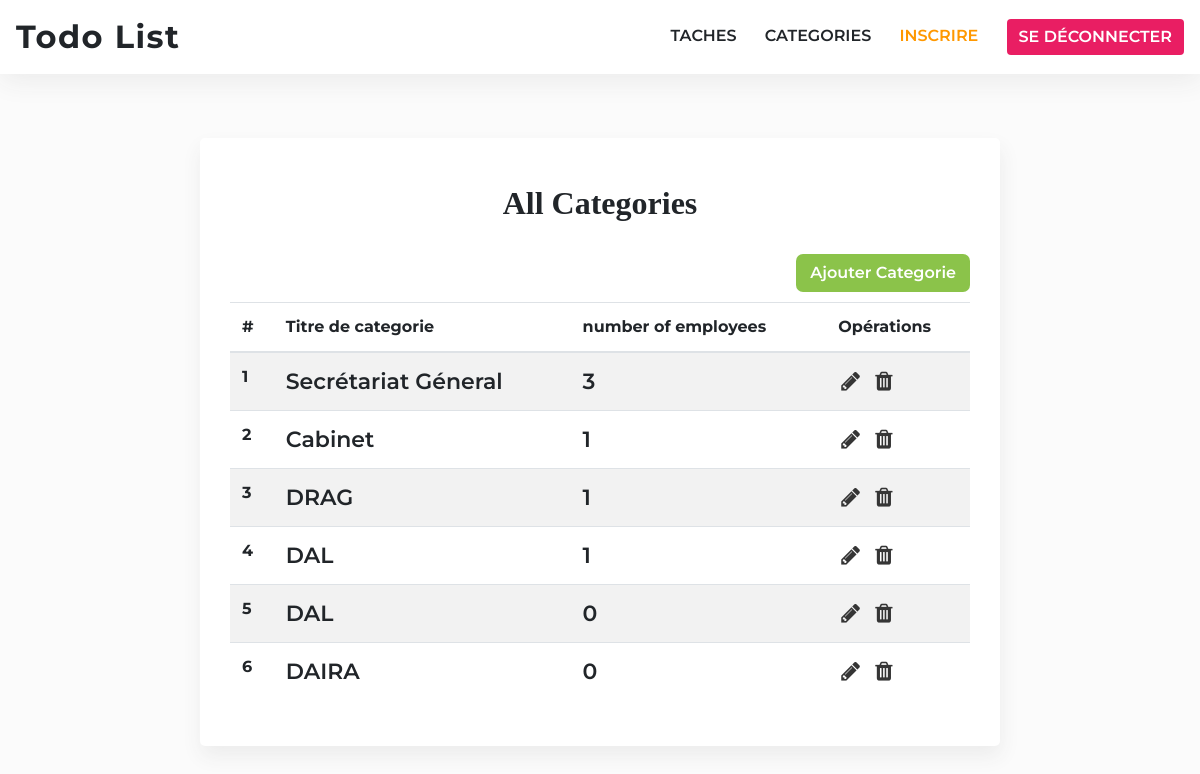
/categories (signed in), run on the app's committed database.
### app/models/Model.py (models this page shows, shortened)
class Category(db.Model):
    id = db.Column(db.Integer, primary_key=True)
    title = db.Column(db.String(100), nullable=False)
    users = db.relationship('User', backref='category', lazy="dynamic")

### app/views/category.py (the view)
@category.route('/categories')
@login_required
def categories():
    title = "categories"
    categories = Category.query.all()
    return render_template('categories/index.html',title=title, categories=categories)

### app/templates/categories/index.html (shortened to what this page needs)
{% extends "base.html" %} {% block title %}{{ title }}{% endblock %} {% block
content %}
<div class="container all-tasks col-md-8">
  <table class="table table-striped">
    <div>
      <h2>All categories</h2>
    </div>
    <a class="add-category-btn" href="{{ url_for('category.new_category') }}">Ajouter categorie</a>
    <thead>
      <tr>
        <th scope="col">#</th>
        <th scope="col">Titre de categorie</th>
        <th scope="col">number of employees</th>
        <th scope="col">Opérations</th>
      </tr>
    </thead>
    {% if categories|length <= 0 %}
    <tbody>
      <tr>
        <td colspan="5" class="no-tasks">Il n'y a pas encore des categories.</td>
      </tr>
    </tbody>
    {% else %}
    <tbody>
      {% for category in categories %}
      <tr>
        <th scope="row">{{ loop.index }}</th>
        <td>{{ category.title }}</td>
        <td> {{ category.users.all()|length }} </td>
        <td class="crud-operations">
          <a href="{{ url_for('category.edit_category', id=category.id) }}">
            <i class="fa fa-pencil" aria-hidden="true"></i>
          </a>
          <form
            id="delete-category"
            action="{{ url_for('category.delete', id=category.id) }}"
            style="display: inline"
            method="POST"
          >
            <button type="submit">
              <i class="fa fa-trash" aria-hidden="true"></i>
            </button>
          </form>
        </td>
      </tr>
      {% endfor %}
    </tbody>
    {% endif %}
  </table>
</div>
{% endblock %}

### app/static/css/beauty.css (style rules this page uses)
* { font-family: "Montserrat", sans-serif; box-sizing: border-box; }
body { padding-bottom: 4rem; background: #fbfbfb; }
h1, h2, h4, p { font-family: "Arvo", serif; }
.all-tasks { margin-top: 4rem; background: #fff; padding: 30px; box-shadow: 1px 10px 20px #ececec; border-radius: 5px; }
.all-tasks h2 { text-align: center; font-weight: 900; font-size: 2rem; margin: 1rem 0 2rem; color: #212529; text-transform: capitalize; }
.all-tasks table tbody tr .crud-operations a { text-decoration: none; margin: 0 3px; color: #353535; transition: 0.3s all ease-in-out; }
.all-tasks table tbody tr .crud-operations form button { border: none; background: no-repeat; color: #353535; transition: 0.3s all ease-in-out; }
.all-tasks table tbody tr td { font-weight: 600; font-size: 22px; text-align: left; }
.add-category-btn { float: right; margin-bottom: 10px; background: #8bc34a; padding: 7px 14px; color: white; font-weight: 600; text-transform: capitalize; border-radius: 7px; text-decoration: none; transition: .3s all ease-in-out; }

### data on the page
Category: title "Secrétariat Géneral", users.all|length "3"
Category: title "Cabinet", users.all|length "1"
Category: title "DRAG", users.all|length "1"
Category: title "DAL", users.all|length "1"
Category: title "DAL", users.all|length "0"
Category: title "DAIRA", users.all|length "0"
